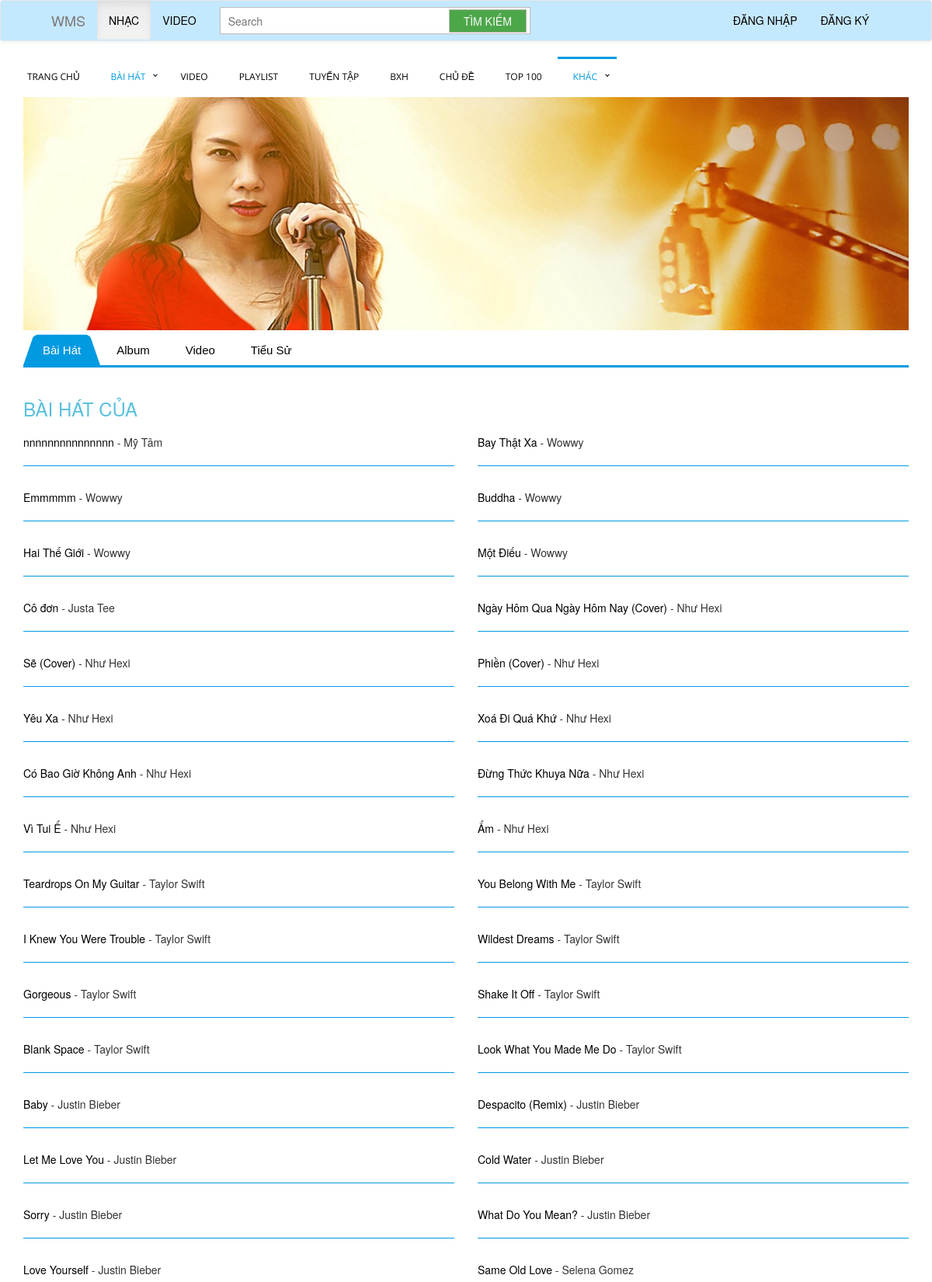
Screenshot of /index.php?option=thongtincs (upper part) with the database file from the repository.
### tables this page shows
CREATE TABLE `baihat` (
  `id` int(250) NOT NULL,
  `TenBaiHat` text NOT NULL,
  `CaSiId` int(250) DEFAULT NULL,
  `NhacSiId` int(250) DEFAULT NULL,
  `TheLoaiId` int(250) DEFAULT NULL,
  `DuongDan` text NOT NULL,
  `Loi` text NOT NULL,
  `LuotNghe` int(11) NOT NULL,
  `Album` text NOT NULL,
  `PlaylistId` int(11) NOT NULL
);

CREATE TABLE `casi` (
  `id` int(250) NOT NULL,
  `TenCaSi` text NOT NULL,
  `NgaySinh` date NOT NULL,
  `QueQuan` text NOT NULL,
  `img` text NOT NULL,
  `TieuSu` text NOT NULL
);

### connect.php (called while the page is built, shortened)
<?php
class MyConnect
{
    protected  $con;
    public function __construct(){
		$this->con = mysqli_connect("localhost","root","","webmusic");
        mysqli_query($this->con, "set names 'utf8'");
	}
    public function DanhSachBH()
    {
        $sql="SELECT b.*, theloai.TenTheLoai as TheLoai, casi.TenCaSi, nhacsi.TenNhacSi FROM BaiHat b
        left join theloai on b.TheLoaiId=theloai.id
        left join casi on casi.id = b.CaSiId
        left join nhacsi on nhacsi.id = b.NhacSiId
        ORDER BY id DESC ";
        return mysqli_query($this->con,$sql);
    }
}
?>

### modules/ThongTinCS.php (the view, shortened to what this page needs)
<img style=" width: 100%;height:300px;" src="img/casi/mytam.jpg">
    <div id="cssmenu1">
            <ul class="nav nav-tabs" role="tablist">
                    <li role="presentation " class="active"><a href="#BaiHat" aria-controls="BaiHat" role="tab" data-toggle="tab">Bài Hát </a></li>
                    <li role="presentation"><a href="#Album" aria-controls="Album" role="tab" data-toggle="tab">Album </a></li>
                    <li role="presentation"><a href="#Video" aria-controls="Video" role="tab" data-toggle="tab">Video </a></li>
                    <li role="presentation"><a href="#TieuSu" aria-controls="TieuSu" role="tab" data-toggle="tab">Tiểu Sử </a></li>
            </ul>
    </div>
    <br>
    <div class="tab-content">
        <div role="tabpanel" class="tab-pane active" id="BaiHat">
        <h3>BÀI HÁT CỦA</h3>
        <?php
            $getcs = new MyConnect();
            $i=1;
            $ds = $getcs->DanhSachBH();
            while($r = $ds->fetch_object())
            {
                if($i ==1)
                echo "<div class='row'>";
        ?>
           <div class="col-md-6">
                <p class ="TenBH"> <a href= "index.php?option=nghe1bh"<a href="index.php?option=nghealbum" style="color:#000;text-decoration:none;"> <?php echo $r->TenBaiHat;?> </a>- <?php echo $r->TenCaSi;?> </p>
                    <hr>
           </div>
        <?php
           if($i ==2){
               echo "</div>";
               $i=0;
           }
            $i++;
        }?>
        </div>
</div>

### css/menu/styles1.css (style rules this page uses)
#cssmenu1, #cssmenu1 ul, #cssmenu1 ul li, #cssmenu1 ul li a { margin: 0; padding: 0; border: 0; list-style: none; line-height: 1; display: block; position: relative; -webkit-box-sizing: border-box; -moz-box-sizing: border-box; box-sizing: border-box; }
#cssmenu1:after, #cssmenu1 > ul:after { content: "."; display: block; clear: both; visibility: hidden; line-height: 0; height: 0; }
#cssmenu1 { width: auto; border-bottom: 3px solid #009ae1; font-family: Raleway, sans-serif; line-height: 1; }
#cssmenu1 ul { background: #ffffff; }
#cssmenu1 > ul > li { float: left; }
#cssmenu1 > ul > li > a { z-index: 2; padding: 18px 25px 12px 25px; font-size: 15px; font-weight: 400; text-decoration: none; color: #000000; -webkit-transition: all .2s ease; -moz-transition: all .2s ease; -ms-transition: all .2s ease; -o-transition: all .2s ease; transition: all .2s ease; margin-right: -4px; }
#cssmenu1 > ul > li.active > a, #cssmenu1 > ul > li:hover > a, #cssmenu1 > ul > li > a:hover { color: #ffffff; }
#cssmenu1 > ul > li > a:after { position: absolute; left: 0; bottom: 0; right: 0; z-index: -1; width: 100%; height: 120%; border-top-left-radius: 8px; border-top-right-radius: 8px; content: ""; -webkit-transition: all .2s ease; -o-transition: all .2s ease; transition: all .2s ease; -webkit-transform: perspective(5px) rotateX(2deg); -webkit-transform-origin: bottom; -moz-transform: perspective(5px) rotateX(2deg); -moz-transform-origin: bottom; transform: perspective(5px) rotateX(2deg); transform-origin: bottom; }
#cssmenu1 > ul > li.active > a:after, #cssmenu1 > ul > li:hover > a:after, #cssmenu1 > ul > li > a:hover:after { background: #009ae1; }

### css/webstyle.css (style rules this page uses)
h3 { color: #5bc0de; }
hr { border: 0; color: #009ae1; background-color: #009ae1; height: 1px; width: 100%; text-align: left; }
.TenBH { margin-top: 10px; }
#menuleft2 ul, li { list-style: none; margin: 0; padding: 0; }

### rows the page displays
baihat: TenBaiHat "nnnnnnnnnnnnnnn", CaSiId.TenCaSi "Mỹ Tâm"
baihat: TenBaiHat "Bay Thật Xa", CaSiId.TenCaSi "Wowwy"
baihat: TenBaiHat "Emmmmm", CaSiId.TenCaSi "Wowwy"
baihat: TenBaiHat "Buddha", CaSiId.TenCaSi "Wowwy"
baihat: TenBaiHat "Hai Thế Giới", CaSiId.TenCaSi "Wowwy"
baihat: TenBaiHat "Một Điếu", CaSiId.TenCaSi "Wowwy"
baihat: TenBaiHat "Cô đơn", CaSiId.TenCaSi "Justa Tee"
baihat: TenBaiHat "Ngày Hôm Qua Ngày Hôm Nay (Cover)", CaSiId.TenCaSi "Như Hexi"
baihat: TenBaiHat "Sẽ (Cover)", CaSiId.TenCaSi "Như Hexi"
baihat: TenBaiHat "Phiền (Cover)", CaSiId.TenCaSi "Như Hexi"
baihat: TenBaiHat "Yêu Xa", CaSiId.TenCaSi "Như Hexi"
baihat: TenBaiHat "Xoá Đi Quá Khứ", CaSiId.TenCaSi "Như Hexi"
baihat: TenBaiHat "Có Bao Giờ Không Anh", CaSiId.TenCaSi "Như Hexi"
baihat: TenBaiHat "Đừng Thức Khuya Nữa", CaSiId.TenCaSi "Như Hexi"
baihat: TenBaiHat "Vì Tui Ế", CaSiId.TenCaSi "Như Hexi"
baihat: TenBaiHat "Ấm", CaSiId.TenCaSi "Như Hexi"
baihat: TenBaiHat "Teardrops On My Guitar", CaSiId.TenCaSi "Taylor Swift"
baihat: TenBaiHat "You Belong With Me", CaSiId.TenCaSi "Taylor Swift"
baihat: TenBaiHat "I Knew You Were Trouble", CaSiId.TenCaSi "Taylor Swift"
baihat: TenBaiHat "Wildest Dreams", CaSiId.TenCaSi "Taylor Swift"
baihat: TenBaiHat "Gorgeous", CaSiId.TenCaSi "Taylor Swift"
baihat: TenBaiHat "Shake It Off", CaSiId.TenCaSi "Taylor Swift"
baihat: TenBaiHat "Blank Space", CaSiId.TenCaSi "Taylor Swift"
baihat: TenBaiHat "Look What You Made Me Do", CaSiId.TenCaSi "Taylor Swift"
baihat: TenBaiHat "Baby", CaSiId.TenCaSi "Justin Bieber"
baihat: TenBaiHat "Despacito (Remix)", CaSiId.TenCaSi "Justin Bieber"
baihat: TenBaiHat "Let Me Love You", CaSiId.TenCaSi "Justin Bieber"
baihat: TenBaiHat "Cold Water", CaSiId.TenCaSi "Justin Bieber"
baihat: TenBaiHat "Sorry", CaSiId.TenCaSi "Justin Bieber"
baihat: TenBaiHat "What Do You Mean?", CaSiId.TenCaSi "Justin Bieber"
baihat: TenBaiHat "Love Yourself", CaSiId.TenCaSi "Justin Bieber"
baihat: TenBaiHat "Same Old Love", CaSiId.TenCaSi "Selena Gomez"
